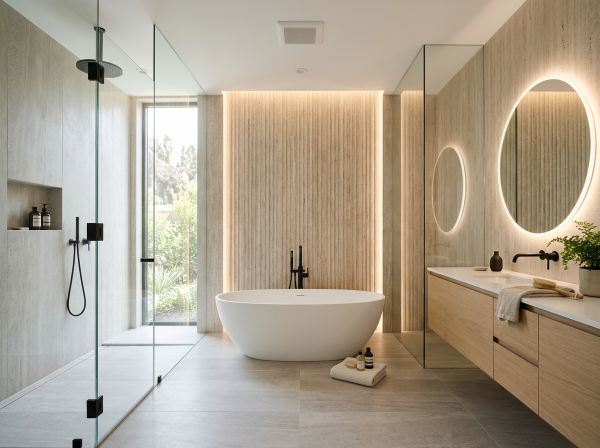
#> input picture backend/samples/renders/bathroom_contemporary.jpg, 1200 x 896 px (shown at 1/2 size)
$ python -i direct_renderer.py   (imports and definitions only)
#> lines starting #> are read from the running program, lines starting #| are printed output that depends on the picture; after the words box and inside, x2 and y2 are one past the last pixel; in counts of white or black regions, pixels touching at a corner belong together
#> further down, picture is the input picture: PIL image 1200x896 RGB; mean R, G, B 172.9, 161.1, 143.5
"""
Direct Structural Synthesis Engine for SketchSpace AI.
Directly maps architectural textures, realistic materials, and perspective lighting
onto the EXACT shapes, lines, walls, and furniture contours drawn by the user.

Guarantees 100% shape and layout fidelity: whatever the user draws is directly
translated into the realistic interior render at the exact drawn coordinates.
"""

import math
import numpy as np
import cv2
from PIL import Image, ImageDraw, ImageFilter, ImageEnhance

# Material & Palette Definitions
STYLE_TEXTURES = {
    "Modern": {
        "wall_color": (238, 233, 226),
        "wall_shade": (218, 212, 204),
        "floor_type": "wood",
        "floor_light": (195, 160, 125),
        "floor_dark": (155, 120, 85),
        "furniture_primary": (210, 200, 188),
        "furniture_secondary": (175, 165, 152),
        "accent": (145, 105, 65)
    },
    "Minimalist": {
        "wall_color": (245, 244, 240),
        "wall_shade": (230, 228, 222),
        "floor_type": "concrete",
        "floor_light": (205, 200, 195),
        "floor_dark": (175, 170, 165),
        "furniture_primary": (235, 232, 226),
        "furniture_secondary": (195, 190, 182),
        "accent": (60, 60, 60)
    },
    "Luxury": {
        "wall_color": (240, 236, 230),
        "wall_shade": (222, 216, 208),
        "floor_type": "marble",
        "floor_light": (245, 243, 238),
        "floor_dark": (215, 210, 200),
        "furniture_primary": (195, 180, 165),
        "furniture_secondary": (160, 145, 130),
        "accent": (212, 175, 55) # Gold
    },
    "Scandinavian": {
        "wall_color": (242, 240, 235),
        "wall_shade": (225, 222, 215),
        "floor_type": "wood",
        "floor_light": (220, 205, 185),
        "floor_dark": (185, 170, 150),
        "furniture_primary": (225, 220, 210),
        "furniture_secondary": (190, 182, 170),
        "accent": (90, 115, 95) # Sage
    },
    "Industrial": {
        "wall_color": (210, 205, 198),
        "wall_shade": (185, 178, 170),
        "floor_type": "concrete",
        "floor_light": (135, 130, 125),
        "floor_dark": (95, 90, 85),
        "furniture_primary": (130, 95, 65), # Leather
        "furniture_secondary": (95, 65, 40),
        "accent": (45, 45, 45) # Black steel
    },
    "Contemporary": {
        "wall_color": (236, 232, 225),
        "wall_shade": (215, 210, 202),
        "floor_type": "wood",
        "floor_light": (200, 175, 145),
        "floor_dark": (165, 138, 108),
        "furniture_primary": (218, 208, 195),
        "furniture_secondary": (180, 170, 155),
        "accent": (165, 125, 85)
    },
    "Japandi": {
        "wall_color": (242, 238, 230),
        "wall_shade": (228, 222, 212),
        "floor_type": "wood",
        "floor_light": (215, 195, 168),
        "floor_dark": (180, 158, 130),
        "furniture_primary": (210, 192, 168),
        "furniture_secondary": (175, 155, 130),
        "accent": (65, 60, 55)
    },
    "Traditional": {
        "wall_color": (235, 228, 218),
        "wall_shade": (215, 205, 192),
        "floor_type": "wood",
        "floor_light": (155, 110, 75),
        "floor_dark": (115, 75, 45),
        "furniture_primary": (150, 105, 70),
        "furniture_secondary": (110, 75, 45),
        "accent": (185, 140, 70)
    }
}

COLOR_THEME_ADJUSTMENTS = {
    "White": (20, 20, 20),
    "Beige": (10, 5, -5),
    "Grey": (-10, -5, 0),
    "Brown": (15, 0, -15),
    "Blue": (-15, -5, 25),
    "Emerald & Gold": (-20, 15, -10),
    "Terracotta": (25, 5, -15)
}

def adjust_rgb(color, delta):
    dr, dg, db = delta
    return (
        max(0, min(255, color[0] + dr)),
        max(0, min(255, color[1] + dg)),
        max(0, min(255, color[2] + db))
    )

class DirectStructuralRenderer:
    """
    Renders photorealistic materials, natural lighting, and textures
    DIRECTLY matching the user's hand-drawn lines, positions, and shapes.
    """
    def __init__(self, target_size=(768, 768)):
        self.target_size = target_size

    def render_exact_sketch(
        self,
        sketch_image: Image.Image,
        room_type: str = "Living Room",
        interior_style: str = "Modern",
        color_theme: str = "Beige",
        lighting: str = "Golden Hour Sunlight"
    ) -> Image.Image:
        # Standardize size
#> called with room_type = 'Living Room', interior_style = 'Modern', color_theme = 'Beige', lighting = 'Golden Hour Sunlight'
        sketch_resized = sketch_image.convert("RGB").resize(self.target_size, Image.Resampling.LANCZOS)
        np_sketch = np.array(sketch_resized)

        # 1. Grayscale & line mask
        gray = cv2.cvtColor(np_sketch, cv2.COLOR_RGB2GRAY)

        # Check background brightness: if white background with dark pencil
        if np.mean(gray) > 127:
            # Dark lines on white paper
            lines_mask = gray < 190
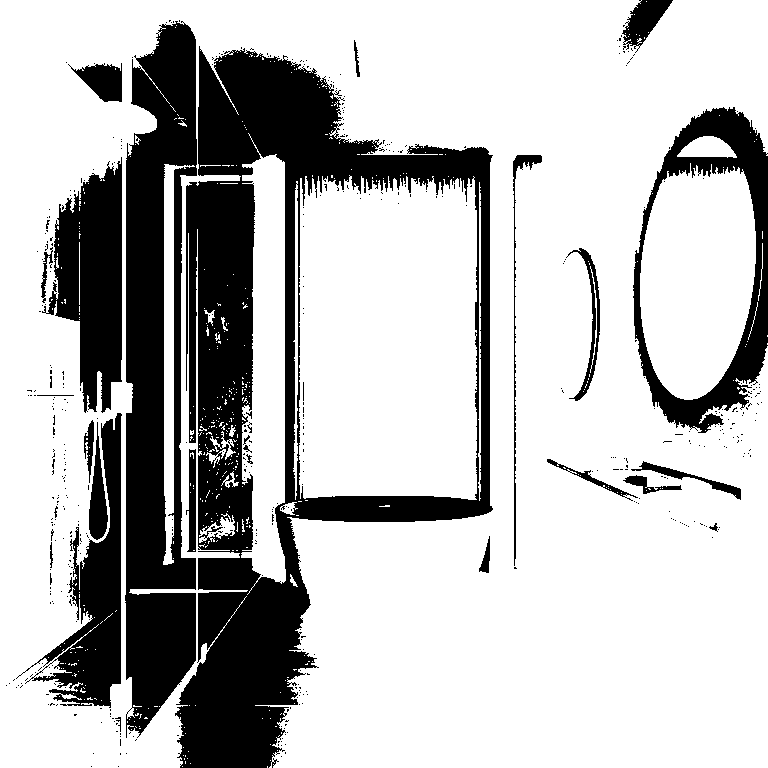
#> lines_mask: shape (768, 768) bool; 73.9% white; 496 black regions (468 under 20 px), largest, box (x1, y1, x2, y2) and area: (175, 46, 493, 768) 74804, (125, 21, 197, 738) 34961, (633, 107, 768, 433) 12181
            edges = cv2.Canny(gray, 50, 150)
        else:
            # White lines on dark
            lines_mask = gray > 60
            edges = cv2.Canny(gray, 50, 150)

        # Get style palette
        style_config = STYLE_TEXTURES.get(interior_style, STYLE_TEXTURES["Modern"])
        color_delta = COLOR_THEME_ADJUSTMENTS.get(color_theme, (0, 0, 0))

        wall_color = adjust_rgb(style_config["wall_color"], color_delta)
        wall_shade = adjust_rgb(style_config["wall_shade"], color_delta)
        floor_light = style_config["floor_light"]
        floor_dark = style_config["floor_dark"]
        furn_primary = adjust_rgb(style_config["furniture_primary"], color_delta)
        furn_secondary = adjust_rgb(style_config["furniture_secondary"], color_delta)

        w, h = self.target_size

        # 2. Analyze user's drawing layout:
        # Detect floor horizon by looking at horizontal edge density
        horizontal_kernel = cv2.getStructuringElement(cv2.MORPH_RECT, (25, 1))
        h_edges = cv2.morphologyEx(edges, cv2.MORPH_OPEN, horizontal_kernel)
        h_profile = np.sum(h_edges, axis=1)
#> h_profile = 768 values, max 54825 at index 155, min 0 at index 0, mean 635.2

        # Search for dominant floor dividing line in lower half (40% to 75% of height)
        search_start, search_end = int(h * 0.40), int(h * 0.75)
        if np.max(h_profile[search_start:search_end]) > 0:
            floor_y = search_start + int(np.argmax(h_profile[search_start:search_end]))
#> floor_y = 495
        else:
            floor_y = int(h * 0.58)

        # 3. Create Base Photorealistic Architectural Canvas
        base_canvas = Image.new("RGB", (w, h), wall_color)
        draw = ImageDraw.Draw(base_canvas)

        # Wall Gradient (soft ambient shading from top to floor line)
        for y in range(floor_y):
            factor = y / max(floor_y, 1)
            r = int(wall_color[0] + (wall_shade[0] - wall_color[0]) * factor)
            g = int(wall_color[1] + (wall_shade[1] - wall_color[1]) * factor)
            b = int(wall_color[2] + (wall_shade[2] - wall_color[2]) * factor)
            draw.line([(0, y), (w, y)], fill=(r, g, b))
#> this loop made 495 passes
#> (factor, r, g, b) on passes 1 to 3: (0, 248, 238, 221), (0.00202, 247, 237, 220), (0.00404, 247, 237, 220)

        # Floor Rendering matching the user's floor line
        for y in range(floor_y, h):
            factor = (y - floor_y) / max(h - floor_y, 1)
            r = int(floor_light[0] + (floor_dark[0] - floor_light[0]) * factor)
            g = int(floor_light[1] + (floor_dark[1] - floor_light[1]) * factor)
            b = int(floor_light[2] + (floor_dark[2] - floor_light[2]) * factor)
            draw.line([(0, y), (w, y)], fill=(r, g, b))
#> this loop made 273 passes
#> (factor, r, g, b) on passes 1 to 3: (0, 195, 160, 125), (0.00366, 194, 159, 124), (0.00733, 194, 159, 124)

        # If wood floor: draw realistic perspective plank lines
        if style_config["floor_type"] == "wood":
            vp_x, vp_y = w // 2, int(floor_y * 0.3)
#> vp_x = 384; vp_y = 148
            for px in range(-w, w * 2, 70):
                draw.line([(vp_x, floor_y), (px, h)], fill=adjust_rgb(floor_dark, (-20, -20, -20)), width=1)
        elif style_config["floor_type"] == "marble":
            # Travertine / marble grid lines
            for px in range(0, w, 110):
                draw.line([(px, floor_y), (px, h)], fill=(185, 180, 175), width=1)
            for py in range(floor_y, h, 65):
                draw.line([(0, py), (w, py)], fill=(185, 180, 175), width=1)

        # 4. Detect enclosed contours & shapes drawn by the user
        # Invert edges so contours are white on black
        contours, hierarchy = cv2.findContours(edges, cv2.RETR_TREE, cv2.CHAIN_APPROX_SIMPLE)
#> contours = 873 contours, 738 with area under 20; largest, box (x1, y1, x2, y2) and area: (639, 135, 757, 400) 8948, (677, 135, 757, 390) 8638, (552, 241, 593, 398) 4470, (554, 252, 593, 398) 4402, (130, 33, 493, 676) 3996

        # Sort contours by area descending
        valid_contours = []
        for cnt in contours:
            area = cv2.contourArea(cnt)
            if 300 < area < (w * h * 0.5):
                valid_contours.append((area, cnt))
#> this loop made 873 passes
#> area on passes 18, 20, 25: 63.5, 66.5, 627.5
#> after the loop, valid_contours = 20 items
        valid_contours.sort(key=lambda x: x[0], reverse=True)

        # Separate into window candidates, wall frames, and furniture objects
        furniture_polys = []
        window_polys = []
        frame_polys = []

        for area, cnt in valid_contours[:10]:
            x, y, cw, ch = cv2.boundingRect(cnt)
            # If shape is on upper wall and tall/wide rectangle: window or art frame
            if y + ch <= floor_y + 40:
                if (x > w * 0.55 or x + cw < w * 0.45) and ch > 100:
                    window_polys.append((x, y, cw, ch, cnt))
                else:
                    frame_polys.append((x, y, cw, ch, cnt))
            else:
                # Shape sits on or crosses the floor: furniture item
                furniture_polys.append((x, y, cw, ch, cnt))
#> this loop made 10 passes
#> (area, x, y, cw, ch) on passes 1 to 4: (8948, 639, 135, 118, 265), (8638, 677, 135, 80, 255), (4470, 552, 241, 41, 157), (4402.5, 554, 252, 39, 146)
#> after the loop, frame_polys = 1 item; furniture_polys = 5 items; window_polys = 4 items

        # 5. Render Windows drawn by user
        for x, y, cw, ch, cnt in window_polys:
            # Outdoor landscape view inside user's window bounds
            outdoor = Image.new("RGB", (cw, ch), (210, 230, 245))
            odraw = ImageDraw.Draw(outdoor)
            # Sky gradient
            for oy in range(ch):
                fact = oy / max(ch, 1)
                sky_r = int(180 + (225 - 180) * fact)
                sky_g = int(210 + (240 - 210) * fact)
                sky_b = int(245 + (220 - 245) * fact)
                odraw.line([(0, oy), (cw, oy)], fill=(sky_r, sky_g, sky_b))
            # Green trees / garden view through window
            odraw.ellipse([int(cw * 0.1), int(ch * 0.4), int(cw * 0.9), int(ch * 1.3)], fill=(55, 95, 55))
            odraw.ellipse([int(cw * 0.3), int(ch * 0.3), int(cw * 0.8), int(ch * 1.2)], fill=(75, 125, 70))
            base_canvas.paste(outdoor, (x, y))

            # Architectural mullions inside window
            draw = ImageDraw.Draw(base_canvas)
            draw.rectangle([x, y, x + cw, y + ch], outline=(45, 45, 45), width=4)
            draw.line([(x + cw // 2, y), (x + cw // 2, y + ch)], fill=(45, 45, 45), width=3)
            draw.line([(x, y + ch // 2), (x + cw, y + ch // 2)], fill=(45, 45, 45), width=3)

            # Volumetric Sunlight streaming into the room if Golden Hour
            if "Sunlight" in lighting:
                sun_mask = Image.new("L", (w, h), 0)
                sdraw = ImageDraw.Draw(sun_mask)
                sdraw.polygon([(x, y), (x + cw, y), (w, h), (int(w * 0.2), h)], fill=65)
                sun_mask = sun_mask.filter(ImageFilter.GaussianBlur(30))
                sun_beam = Image.new("RGB", (w, h), (255, 246, 215))
                base_canvas.paste(sun_beam, (0, 0), sun_mask)
                draw = ImageDraw.Draw(base_canvas)
#> this loop made 4 passes
#> (x, y, cw, ch) on passes 1 to 4: (639, 135, 118, 265), (677, 135, 80, 255), (552, 241, 41, 157), (554, 252, 39, 146)
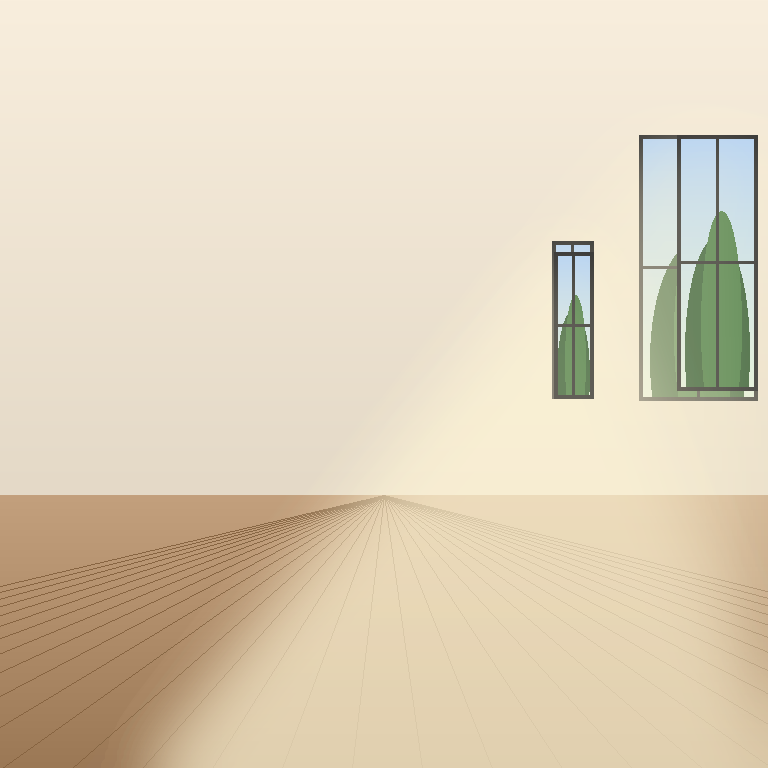
#> base_canvas: PIL image 768x768 RGB; mean R, G, B 223.8, 210.7, 187
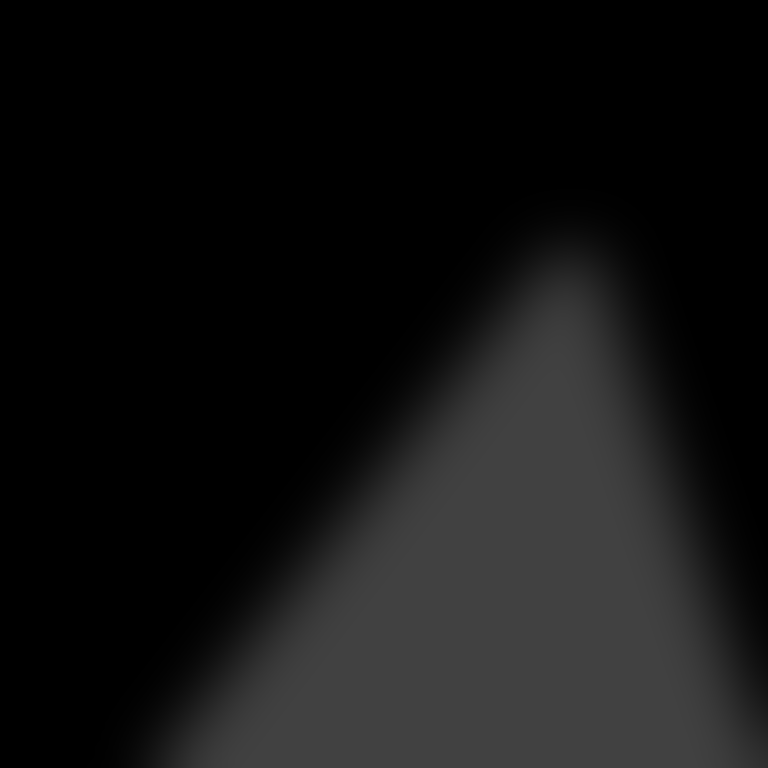
#> sun_mask: PIL image 768x768 L; min 0, max 65, mean 18.6

        # 6. Render Picture Frames / Wall Art drawn by user
        for x, y, cw, ch, cnt in frame_polys:
            draw.rectangle([x, y, x + cw, y + ch], fill=(245, 240, 235), outline=(35, 30, 25), width=3)
            # Abstract minimalist gallery design
            draw.ellipse([x + 15, y + 15, x + cw - 15, y + ch - 15], fill=adjust_rgb(wall_shade, (10, 5, 0)))
            draw.line([(x + 20, y + ch - 20), (x + cw - 20, y + 20)], fill=(50, 45, 40), width=3)
#> this loop made 1 pass
#> (x, y, cw, ch, dr in adjust_rgb, dg in adjust_rgb, db in adjust_rgb) on pass 1: (308, 163, 168, 337, 10, 5, 0)

        # 7. Render Furniture Objects drawn by user
        for idx, (x, y, cw, ch, cnt) in enumerate(furniture_polys):
            # Soft contact drop shadow under the user's furniture
            sh_mask = Image.new("L", (w, h), 0)
            sh_draw = ImageDraw.Draw(sh_mask)
            sh_draw.ellipse([x - 10, y + ch - 18, x + cw + 10, y + ch + 22], fill=130)
            sh_mask = sh_mask.filter(ImageFilter.GaussianBlur(12))
            base_canvas.paste(Image.new("RGB", (w, h), (25, 20, 15)), (0, 0), sh_mask)
            draw = ImageDraw.Draw(base_canvas)

            # Body color (primary for largest item like sofa, secondary for smaller items like table)
            color = furn_primary if idx == 0 else furn_secondary
            # Draw rounded rectangle conforming to user's bounding contour
            draw.rounded_rectangle([x, y, x + cw, y + ch], radius=14, fill=color, outline=adjust_rgb(color, (-35, -35, -35)), width=2)

            # Subtle cushion / structural inner crease
            if cw > 120 and ch > 70:
                mid_x = x + cw // 2
                draw.line([(mid_x, y + 10), (mid_x, y + ch - 10)], fill=adjust_rgb(color, (-30, -30, -30)), width=2)
                draw.line([(x + 10, y + ch // 3), (x + cw - 10, y + ch // 3)], fill=adjust_rgb(color, (-25, -25, -25)), width=2)
#> this loop made 5 passes
#> (x, y, cw, ch, color) on passes 1, 3: (130, 33, 363, 643, (220, 205, 183)), (546, 323, 222, 445, (185, 170, 147))
#> pass 1, in render_exact_sketch, `sh_mask = sh_mask.filter(ImageFilter.GaussianBlur(12))`:
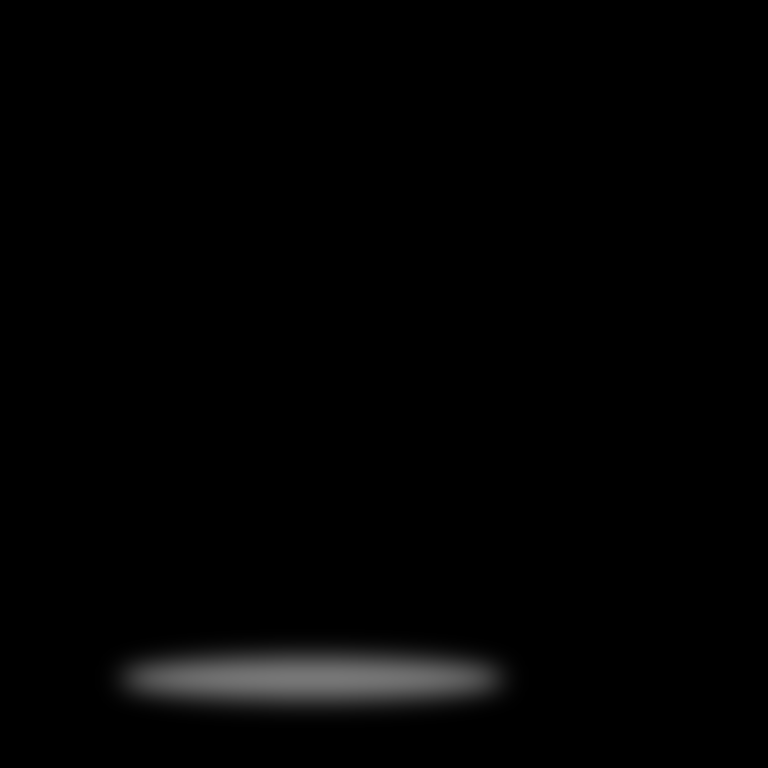
#> sh_mask: PIL image 768x768 L; min 0, max 118, mean 2.7

        # 8. Composite User's Exact Drawn Sketch Lines
        # Dilate sketch lines slightly and overlay with soft architectural charcoal/ink tint
        dilated_lines = cv2.dilate(edges, np.ones((2, 2), np.uint8), iterations=1)
        line_mask = Image.fromarray(dilated_lines)
        line_mask = line_mask.filter(ImageFilter.GaussianBlur(0.8))

        # Elegant dark architectural line tone
        architectural_lines = Image.new("RGB", (w, h), (42, 38, 35))
        base_canvas.paste(architectural_lines, (0, 0), line_mask)
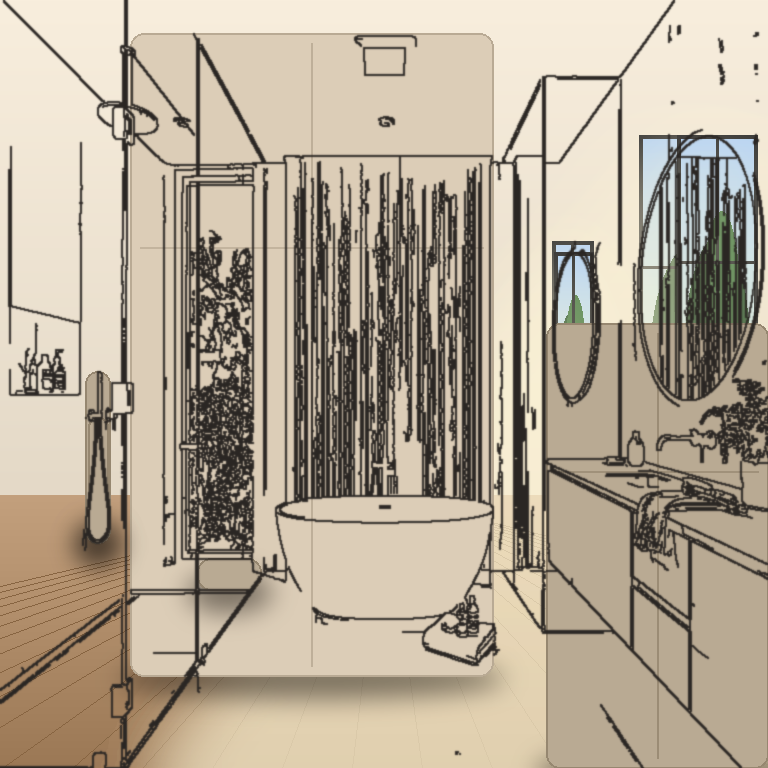
#> base_canvas: PIL image 768x768 RGB; mean R, G, B 179.5, 167.3, 148.9

        # 9. Apply Photographic Atmosphere & Lighting
        # Subtle ambient light bloom & warm lens feel
        if "Warm" in lighting or "Golden" in lighting:
            warm_overlay = Image.new("RGB", (w, h), (255, 240, 215))
            base_canvas = Image.blend(base_canvas, warm_overlay, 0.08)

        # Film grain for high-end photorealism
        np_final = np.array(base_canvas, dtype=np.float32)
        noise = np.random.normal(0, 4.0, np_final.shape)
        np_final = np.clip(np_final + noise, 0, 255).astype(np.uint8)

        result_image = Image.fromarray(np_final)

        # Slight contrast pop
        enhancer = ImageEnhance.Contrast(result_image)
        result_image = enhancer.enhance(1.05)

        return result_image

>>> from PIL import Image
>>> picture = Image.open('../samples/renders/bathroom_contemporary.jpg')
>>> result = DirectStructuralRenderer().render_exact_sketch(picture)
